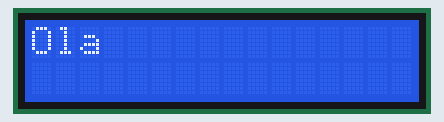
Simulated run of this sketch. Board: Arduino Uno, built with avr-gcc and run on an emulated ATmega328P. Parts: 16×2 character LCD.

Above: at 0.22 s.
At 0.98 s:
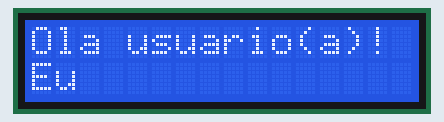
At 1.7 s:
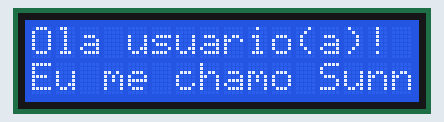
At 3.8 s:
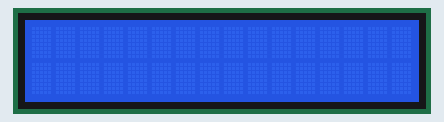
At 5.75 s:
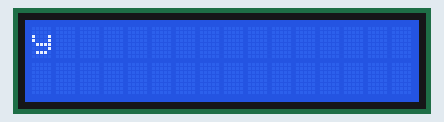
At 6.2 s:
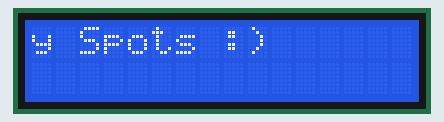

Measured:
- by itself, everything shown: repeats every 8.1 s, in 36 steps
- what the display in image 2 shows lasts 2.1 s, from 1.6 s to 3.7 s
- what the display in image 3 shows lasts 2.0 s, from 3.7 s to 5.7 s

The sketch:

testeLCD.ino
```cpp
/*********
  Rui Santos
  Complete project details at https://randomnerdtutorials.com
*********/

#include <LiquidCrystal_I2C.h>

// set the LCD number of columns and rows
int lcdColumns = 16;
int lcdRows = 2;
std::string ola = "Ola usuario(a)!";
std::string apresentacao = "Ola usuario(a)! Eu me chamo Sunny Spots :)";
// set LCD address, number of columns and rows
// if you don't know your display address, run an I2C scanner sketch
LiquidCrystal_I2C lcd(0x27, lcdColumns, lcdRows);

void setup(){
  // initialize LCD
  lcd.init();
  // turn on LCD backlight
  lcd.backlight();
}

void loop(){
  printLCD(50,2000,apresentacao);
}

void printLCD(int velocidadeLetras, int velocidadeApagarTela, std::string mensagem){
  lcd.clear();
  lcd.setCursor(0,0);
  for(int i = 0; i< mensagem.size();i++){
    if(i%32==0 && i>0){
      delay(velocidadeApagarTela);
      lcd.clear();
      lcd.setCursor(0, 0);
      delay(velocidadeApagarTela);
    }
    else if(i%16==0 && i>0){
      lcd.setCursor(0, 1);
    }
    lcd.print(apresentacao[i]);
    delay(velocidadeLetras);
  }
  delay(velocidadeApagarTela);
}
```
